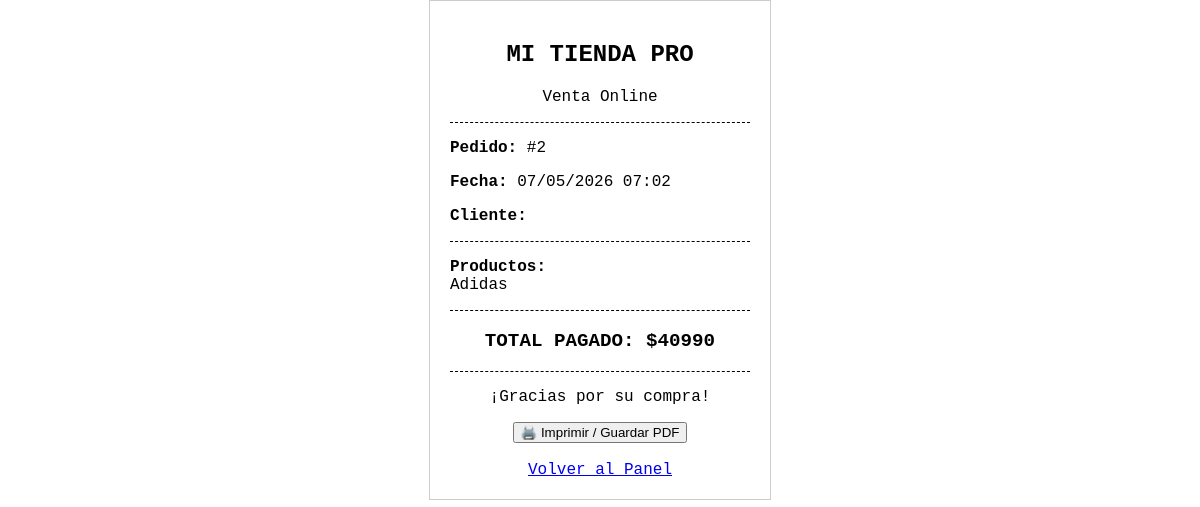
The app's page /imprimir_boleta/2 with its own data.
### app.py (models this page shows)
class Pedido(db.Model):
    id = db.Column(db.Integer, primary_key=True)
    productos_nombres = db.Column(db.String(500))
    total_pagado = db.Column(db.Integer)
    fecha = db.Column(db.DateTime, default=db.func.now())

### app.py (the view)
@app.route('/imprimir_boleta/<int:id>')
def imprimir_boleta(id):
    pedido = Pedido.query.get_or_404(id)
    return render_template('boleta.html', pedido=pedido)

### templates/boleta.html (shortened to what this page needs)
<!DOCTYPE html>
<html>
<head>
</head>
<body>
    <div class="text-center">
        <h2>MI TIENDA PRO</h2>
        <p>Venta Online</p>
    </div>
    <div class="divider"></div>
    <p><strong>Pedido:</strong> #{{ pedido.id }}</p>
    <p><strong>Fecha:</strong> {{ pedido.fecha.strftime('%d/%m/%Y %H:%M') }}</p>
    <p><strong>Cliente:</strong> {{ pedido.nombre_cliente }}</p>
    <div class="divider"></div>
    <p><strong>Productos:</strong><br>{{ pedido.productos_nombres }}</p>
    <div class="divider"></div>
    <p class="total text-center">TOTAL PAGADO: ${{ pedido.total_pagado }}</p>
    <div class="divider"></div>
    <p class="text-center">¡Gracias por su compra!</p>
    <div class="no-print text-center">
        <button onclick="window.print()">🖨️ Imprimir / Guardar PDF</button>
        <br><br>
        <a href="/admin">Volver al Panel</a>
    </div>
</body>
</html>

### templates/boleta.html (style rules this page uses)
body { font-family: 'Courier New', Courier, monospace; width: 300px; margin: auto; border: 1px solid #ccc; padding: 20px; }
.text-center { text-align: center; }
.divider { border-top: 1px dashed #000; margin: 10px 0; }
.total { font-weight: bold; font-size: 1.2em; }

### records on screen
Pedido: id "2", fecha "07/05/2026 07:02", productos_nombres "Adidas", total_pagado "40990"
